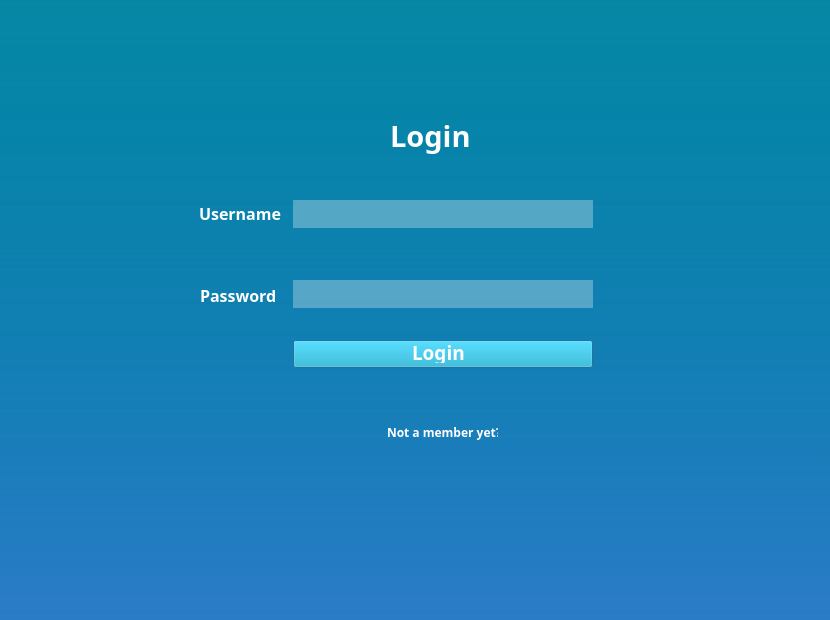
<?xml version="1.0" encoding="UTF-8"?>
<ui version="4.0">
 <class>Dialog</class>
 <widget class="QDialog" name="Dialog">
  <property name="geometry">
   <rect>
    <x>0</x>
    <y>0</y>
    <width>830</width>
    <height>620</height>
   </rect>
  </property>
  <property name="windowTitle">
   <string>Dialog</string>
  </property>
  <property name="styleSheet">
   <string notr="true">QDialog {background-color: qlineargradient(spread:pad, x1:0.523045, y1:0, x2:0.522, y2:0.994318, stop:0 rgba(6, 136, 165, 255), stop:1 rgba(5, 100, 189, 155))}</string>
  </property>
  <widget class="QLineEdit" name="lineEdit">
   <property name="geometry">
    <rect>
     <x>293</x>
     <y>200</y>
     <width>300</width>
     <height>28</height>
    </rect>
   </property>
   <property name="styleSheet">
    <string notr="true">*{position: absolute;
width: 480.03px;
height: 61.14px;
left: 481.64px;
top: 398.27px;

background: rgba(255, 255, 255, 0.3);}</string>
   </property>
   <property name="frame">
    <bool>false</bool>
   </property>
  </widget>
  <widget class="QLineEdit" name="lineEdit_2">
   <property name="geometry">
    <rect>
     <x>293</x>
     <y>280</y>
     <width>300</width>
     <height>28</height>
    </rect>
   </property>
   <property name="styleSheet">
    <string notr="true">*{position: absolute;
width: 480.03px;
height: 61.14px;
left: 481.64px;
top: 398.27px;

background: rgba(255, 255, 255, 0.3);}</string>
   </property>
   <property name="frame">
    <bool>false</bool>
   </property>
  </widget>
  <widget class="QLabel" name="label">
   <property name="geometry">
    <rect>
     <x>293</x>
     <y>203</y>
     <width>20</width>
     <height>21</height>
    </rect>
   </property>
   <property name="text">
    <string/>
   </property>
   <property name="pixmap">
    <pixmap resource="../../Qt/Resource.qrc">:/Image/person.svg</pixmap>
   </property>
  </widget>
  <widget class="QLabel" name="label_2">
   <property name="geometry">
    <rect>
     <x>294</x>
     <y>283</y>
     <width>21</width>
     <height>21</height>
    </rect>
   </property>
   <property name="text">
    <string/>
   </property>
   <property name="pixmap">
    <pixmap resource="../../Qt/Resource.qrc">:/Image/lock.svg</pixmap>
   </property>
   <property name="scaledContents">
    <bool>true</bool>
   </property>
  </widget>
  <widget class="QLabel" name="label_3">
   <property name="geometry">
    <rect>
     <x>390</x>
     <y>110</y>
     <width>101</width>
     <height>51</height>
    </rect>
   </property>
   <property name="font">
    <font>
     <family>Montserrat</family>
     <pointsize>22</pointsize>
     <weight>75</weight>
     <italic>false</italic>
     <bold>true</bold>
    </font>
   </property>
   <property name="styleSheet">
    <string notr="true">*{position: absolute;
width: 217.37px;
height: 88.31px;
left: 606.99px;
top: 269.2px;

font-family: Montserrat;
font-style: normal;
font-weight: 600;
font-size:64 px;
line-height: 78px;

color: #FFFFFF;
}</string>
   </property>
   <property name="text">
    <string>Login</string>
   </property>
  </widget>
  <widget class="QPushButton" name="pushButton">
   <property name="geometry">
    <rect>
     <x>293</x>
     <y>340</y>
     <width>300</width>
     <height>28</height>
    </rect>
   </property>
   <property name="styleSheet">
    <string notr="true">*{position: absolute;
width: 491.98px;
height: 57.64px;
left: 475.66px;
top: 657.15px;

background: #13ADCF;}</string>
   </property>
   <property name="text">
    <string/>
   </property>
  </widget>
  <widget class="QLabel" name="label_4">
   <property name="geometry">
    <rect>
     <x>412</x>
     <y>342</y>
     <width>61</width>
     <height>21</height>
    </rect>
   </property>
   <property name="font">
    <font>
     <family>Montserrat</family>
     <pointsize>14</pointsize>
     <weight>75</weight>
     <italic>false</italic>
     <bold>true</bold>
    </font>
   </property>
   <property name="styleSheet">
    <string notr="true">*{position: absolute;
width: 217.37px;
height: 88.31px;
left: 606.99px;
top: 269.2px;

font-family: Montserrat;
font-style: normal;
font-weight: 600;
font-size:64 px;
line-height: 78px;

color: #FFFFFF;
}</string>
   </property>
   <property name="text">
    <string>Login</string>
   </property>
  </widget>
  <widget class="QPushButton" name="pushButton_2">
   <property name="geometry">
    <rect>
     <x>293</x>
     <y>420</y>
     <width>300</width>
     <height>28</height>
    </rect>
   </property>
   <property name="styleSheet">
    <string notr="true">*{position: absolute;
width: 491.98px;
height: 57.64px;
left: 475.66px;
top: 657.15px;

background: #13ADCF;}</string>
   </property>
   <property name="text">
    <string/>
   </property>
   <property name="flat">
    <bool>true</bool>
   </property>
  </widget>
  <widget class="QLabel" name="label_5">
   <property name="geometry">
    <rect>
     <x>387</x>
     <y>422</y>
     <width>111</width>
     <height>21</height>
    </rect>
   </property>
   <property name="font">
    <font>
     <family>Montserrat</family>
     <weight>75</weight>
     <italic>false</italic>
     <bold>true</bold>
    </font>
   </property>
   <property name="styleSheet">
    <string notr="true">*{position: absolute;
width: 217.37px;
height: 88.31px;
left: 606.99px;
top: 269.2px;

font-family: Montserrat;
font-style: normal;
font-weight: 600;
font-size:64 px;
line-height: 78px;

color: #FFFFFF;
}</string>
   </property>
   <property name="text">
    <string>Not a member yet?</string>
   </property>
  </widget>
  <widget class="QLabel" name="label_6">
   <property name="geometry">
    <rect>
     <x>199</x>
     <y>188</y>
     <width>100</width>
     <height>51</height>
    </rect>
   </property>
   <property name="font">
    <font>
     <family>Montserrat</family>
     <pointsize>12</pointsize>
     <weight>75</weight>
     <italic>false</italic>
     <bold>true</bold>
    </font>
   </property>
   <property name="styleSheet">
    <string notr="true">*{position: absolute;
width: 217.37px;
height: 88.31px;
left: 606.99px;
top: 269.2px;

font-family: Montserrat;
font-style: normal;
font-weight: 600;
font-size:64 px;
line-height: 78px;

color: #FFFFFF;
}</string>
   </property>
   <property name="text">
    <string>Username</string>
   </property>
  </widget>
  <widget class="QLabel" name="label_7">
   <property name="geometry">
    <rect>
     <x>200</x>
     <y>270</y>
     <width>100</width>
     <height>51</height>
    </rect>
   </property>
   <property name="font">
    <font>
     <family>Montserrat</family>
     <pointsize>12</pointsize>
     <weight>75</weight>
     <italic>false</italic>
     <bold>true</bold>
    </font>
   </property>
   <property name="styleSheet">
    <string notr="true">*{position: absolute;
width: 217.37px;
height: 88.31px;
left: 606.99px;
top: 269.2px;

font-family: Montserrat;
font-style: normal;
font-weight: 600;
font-size:64 px;
line-height: 78px;

color: #FFFFFF;
}</string>
   </property>
   <property name="text">
    <string>Password</string>
   </property>
  </widget>
 </widget>
 <resources>
  <include location="../../Qt/Resource.qrc"/>
  <include location="../../Users/utkar/Qt/Resource.qrc"/>
 </resources>
 <connections/>
</ui>
